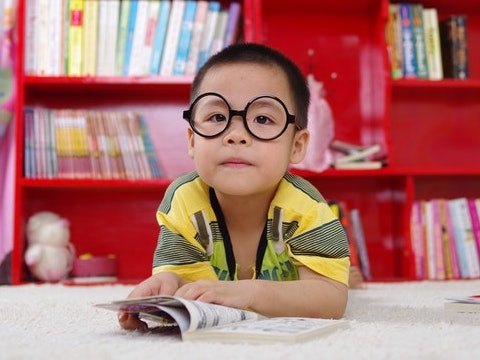
#> input picture PYHTON/WEEK 1/SECTION 2/Boy_image_modify/boy.jpg, 480 x 360 px, found by its file name
$ python mask_boy.py
#> lines starting #> are read from the running program, lines starting #| are printed output that depends on the picture; after the words box and inside, x2 and y2 are one past the last pixel; in counts of white or black regions, pixels touching at a corner belong together
# Import libraries
import cv2
import numpy as np
#from dataPath import DATA_PATH
import matplotlib.pyplot as plt

import matplotlib

#Read image
image = cv2.imread("/home/paulstein/opencv/Example_course/PYHTON/SECTION 2/Boy_image_modify/boy.jpg")
#> image is the input picture: shape (360, 480, 3); mean B, G, R 111.8, 115.3, 174.3

# Let's see what image we are dealing with
plt.imshow(image[:,:,::-1])
matplotlib.rcParams['image.cmap'] = 'gray' #////////MAKES IMAGES GRAYSCALE INSTEAD OF GRB Binary OUTPUT
#create a black same sieze image
mask1 = np.zeros_like(image)
#plt.imshow(mask1)

mask1[50:200,170:320] = 255
plt.figure(figsize=[15,15])
plt.subplot(121);plt.imshow(image[:,:,::-1]);plt.title("Original Image")
plt.subplot(122);plt.imshow(mask1[:,:,::-1]);plt.title("Mask")
print(mask1.dtype)

#-----------------------------------------------

mask2 = cv2.inRange(image, (0,0,150), (100,100,255))
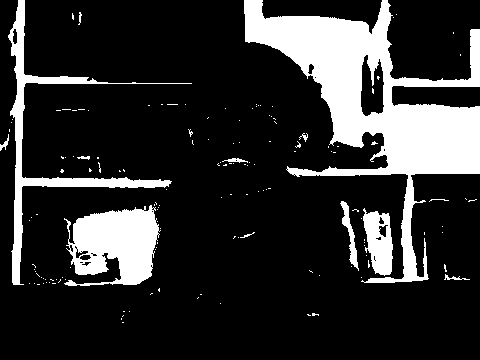
#> mask2: shape (360, 480); 18.5% white; 148 white regions (135 under 20 px), largest, box (x1, y1, x2, y2) and area: (244, 0, 480, 283) 20070, (64, 205, 161, 286) 5232, (8, 0, 192, 285) 4274
plt.figure(figsize=[15,15])
plt.subplot(121);plt.imshow(image[...,::-1]);plt.title("Original Image")
plt.subplot(122);plt.imshow(mask2);plt.title("Masked Image")


plt.show()
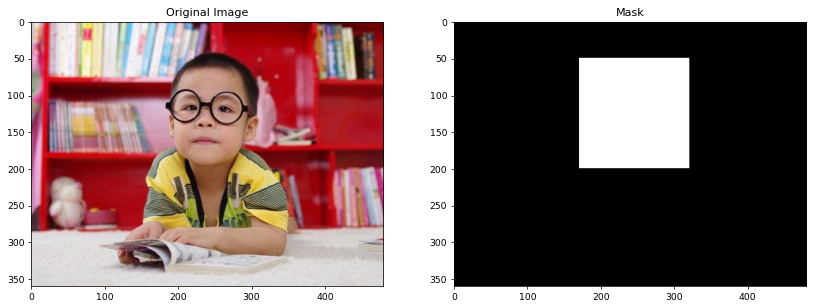
#> figure drawn by matplotlib, 2 panels
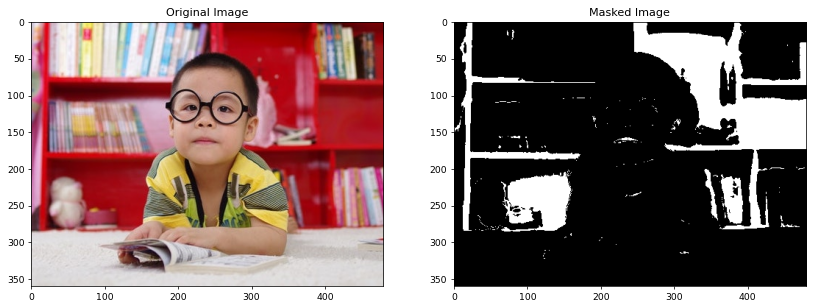
#> figure drawn by matplotlib, 2 panels
